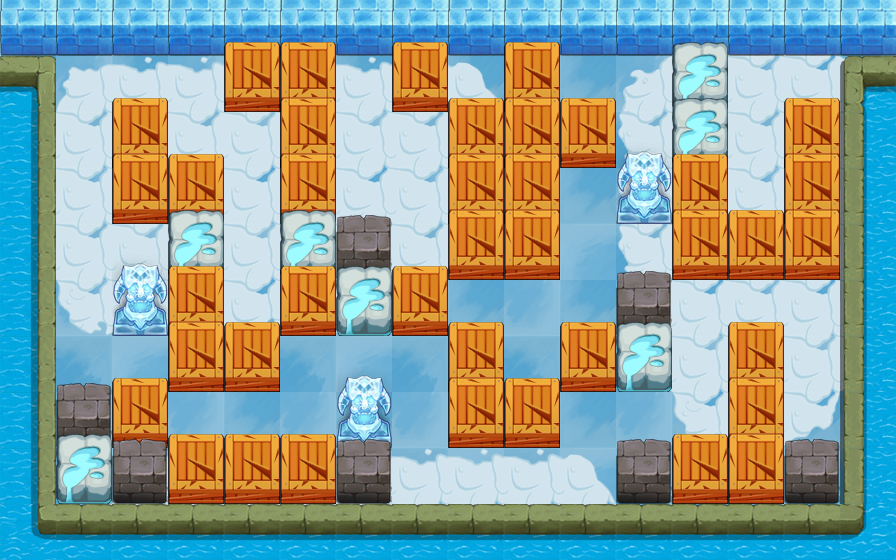

A level layout from a 2D game, rendered from its tile map. Below: a short description, then the map file with tile-grid data replaced by summaries:
An orthogonal 16x10 tile map with 56x56 px tiles, 4 tile layers (collidableLayer, backgroundLayer, floor, stoneLayer), 23 tilesets and 3 objects (soldier_pos).

<map version="1.0" orientation="orthogonal" width="16" height="10" tilewidth="56" tileheight="56">
 <tileset firstgid="1" name="lv3_bcmap_base" tilewidth="56" tileheight="56">
  <image source="图块资源/lv3/lv3_bcmap_base.png" width="112" height="112" />
 </tileset>
 <tileset firstgid="5" name="lv3_beike" tilewidth="56" tileheight="60">
  <image source="图块资源/lv3/lv3_beike.png" width="56" height="60" />
 </tileset>
 <tileset firstgid="6" name="lv3_bei" tilewidth="56" tileheight="69">
  <image source="图块资源/lv3/lv3_bei.png" width="56" height="69" />
 </tileset>
 <tileset firstgid="7" name="lv3_dafangzi2" tilewidth="56" tileheight="177">
  <image source="图块资源/lv3/lv3_dafangzi2.png" width="224" height="177" />
 </tileset>
 <tileset firstgid="11" name="lv3_house" tilewidth="56" tileheight="67">
  <image source="图块资源/lv3/lv3_house.png" width="56" height="67" />
 </tileset>
 <tileset firstgid="12" name="lv3_dafangzi" tilewidth="56" tileheight="197">
  <image source="图块资源/lv3/lv3_dafangzi.png" width="168" height="197" />
 </tileset>
 <tileset firstgid="15" name="lv3_ice2" tilewidth="56" tileheight="68">
  <image source="图块资源/lv3/lv3_ice2.png" width="56" height="68" />
 </tileset>
 <tileset firstgid="16" name="lv3_xueqiu" tilewidth="56" tileheight="65">
  <image source="图块资源/lv3/lv3_xueqiu.png" width="56" height="65" />
 </tileset>
 <tileset firstgid="17" name="lv3_diaoxiang" tilewidth="56" tileheight="82">
  <image source="图块资源/lv3/lv3_diaoxiang.png" width="56" height="82" />
 </tileset>
 <tileset firstgid="18" name="lv3_stone1" tilewidth="56" tileheight="65">
  <image source="图块资源/lv3/lv3_stone1.png" width="56" height="65" />
 </tileset>
 <tileset firstgid="19" name="lv3_stone2" tilewidth="56" tileheight="65">
  <image source="图块资源/lv3/lv3_stone2.png" width="56" height="65" />
 </tileset>
 <tileset firstgid="20" name="lv3_tree" tilewidth="56" tileheight="81">
  <image source="图块资源/lv3/lv3_tree.png" width="56" height="81" />
 </tileset>
 <tileset firstgid="21" name="lv3_xuedi1" tilewidth="56" tileheight="56">
  <image source="图块资源/lv3/lv3_xuedi1.png" width="560" height="280" />
 </tileset>
 <tileset firstgid="71" name="lv3_xuedi2" tilewidth="56" tileheight="56">
  <image source="图块资源/lv3/lv3_xuedi2.png" width="280" height="280" />
 </tileset>
 <tileset firstgid="96" name="lv3_xueniaoxiang" tilewidth="56" tileheight="205">
  <image source="图块资源/lv3/lv3_xueniaoxiang.png" width="168" height="205" />
 </tileset>
 <tileset firstgid="99" name="lv3_xueren" tilewidth="56" tileheight="71">
  <image source="图块资源/lv3/lv3_xueren.png" width="56" height="71" />
 </tileset>
 <tileset firstgid="100" name="lv3_zhuankuai1" tilewidth="58" tileheight="61">
  <image source="图块资源/lv3/lv3_zhuankuai1.png" width="58" height="61" />
 </tileset>
 <tileset firstgid="101" name="riever" tilewidth="56" tileheight="56">
  <image source="图块资源/lv3/riever.png" width="56" height="728" />
 </tileset>
 <tileset firstgid="114" name="tile_box" tilewidth="56" tileheight="70">
  <image source="图块资源/lv3/tile_box.png" width="112" height="70" />
  <tile id="1">
   <properties>
    <property name="type" value="box" />
   </properties>
  </tile>
 </tileset>
 <tileset firstgid="116" name="wl1" tilewidth="56" tileheight="64">
  <image source="图块资源/lv3/wl1.png" width="56" height="64" />
 </tileset>
 <tileset firstgid="117" name="wl2" tilewidth="56" tileheight="53">
  <image source="图块资源/lv3/wl2.png" width="56" height="53" />
 </tileset>
 <tileset firstgid="118" name="wl3" tilewidth="44" tileheight="65">
  <image source="图块资源/lv3/wl3.png" width="44" height="65" />
 </tileset>
 <tileset firstgid="119" name="meta_tiles" tilewidth="56" tileheight="56">
  <image source="图块资源/lv3/meta_tiles.png" width="112" height="56" />
  <tile id="0">
   <properties>
    <property name="move" value="false" />
   </properties>
  </tile>
  <tile id="1">
   <properties>
    <property name="move" value="true" />
   </properties>
  </tile>
 </tileset>
 <layer name="collidableLayer" width="16" height="10">
  <data>[160 cells, 160 non-empty, 2 distinct tile ids]</data>
 </layer>
 <layer name="backgroundLayer" width="16" height="10">
  <data>[160 cells, 160 non-empty, 4 distinct tile ids]</data>
 </layer>
 <layer name="floor" width="16" height="10">
  <data>[160 cells, 108 non-empty, 25 distinct tile ids]</data>
 </layer>
 <layer name="stoneLayer" width="16" height="10">
  <data>[160 cells, 104 non-empty, 12 distinct tile ids]</data>
 </layer>
 <objectgroup name="soldierObjects" width="16" height="10">
  <object name="soldier_pos" x="56" y="224" width="56" height="56" />
 </objectgroup>
 <objectgroup name="enemyObject" width="16" height="10">
  <object x="560" y="224" width="56" height="56">
   <properties>
    <property name="enemyType" value="8" />
   </properties>
  </object>
  <object x="224" y="224" width="56" height="56">
   <properties>
    <property name="enemyType" value="8" />
   </properties>
  </object>
 </objectgroup>
 <objectgroup name="groundObject" width="16" height="10" />
</map>
